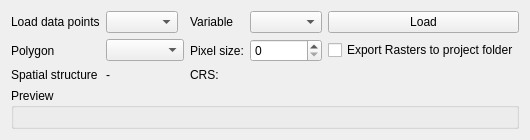
     <widget class="QWidget" name="tabData">
      <attribute name="title">
       <string>Data</string>
      </attribute>
      <layout class="QVBoxLayout" name="verticalLayout_data">
       <item>
        <layout class="QGridLayout" name="gridLayout_data">
         <item row="0" column="1">
          <widget class="QComboBox" name="cmbPointsLayer"/>
         </item>
         <item row="1" column="1" colspan="2">
          <widget class="QComboBox" name="cmbPolygonLayer"/>
         </item>
         <item row="0" column="0">
          <widget class="QLabel" name="lblPointsLayer">
           <property name="text">
            <string>Load data points</string>
           </property>
          </widget>
         </item>
         <item row="0" column="4">
          <widget class="QComboBox" name="cmbVariable"/>
         </item>
         <item row="0" column="5">
          <widget class="QPushButton" name="btnLoad">
           <property name="text">
            <string>Load</string>
           </property>
          </widget>
         </item>
         <item row="1" column="0">
          <widget class="QLabel" name="lblPolygonLayer">
           <property name="text">
            <string>Polygon</string>
           </property>
          </widget>
         </item>
         <item row="0" column="3">
          <widget class="QLabel" name="lblVariable">
           <property name="text">
            <string>Variable</string>
           </property>
          </widget>
         </item>
         <item row="1" column="3">
          <widget class="QLabel" name="lblPixelSize">
           <property name="text">
            <string>Pixel size:</string>
           </property>
          </widget>
         </item>
         <item row="1" column="4">
          <widget class="QSpinBox" name="spinPixelSize"/>
         </item>
         <item row="1" column="5">
          <widget class="QCheckBox" name="chkExportRaster">
           <property name="text">
            <string>Export Rasters to project folder</string>
           </property>
          </widget>
         </item>
         <item row="2" column="0">
          <widget class="QLabel" name="lblSpatialStructure">
           <property name="maximumSize">
            <size>
             <width>200</width>
             <height>20</height>
            </size>
           </property>
           <property name="text">
            <string>Spatial structure</string>
           </property>
          </widget>
         </item>
         <item row="2" column="1" colspan="2">
          <widget class="QLabel" name="lblMoranIndexValue">
           <property name="text">
            <string>-</string>
           </property>
          </widget>
         </item>
         <item row="2" column="3" colspan="3">
          <widget class="QLabel" name="lblDataCrsValue">
           <property name="text">
            <string>CRS:</string>
           </property>
          </widget>
         </item>
        </layout>
       </item>
       <item>
        <widget class="QGroupBox" name="groupDataPreview">
         <property name="title">
          <string>Preview</string>
         </property>
         <layout class="QVBoxLayout" name="verticalLayout_preview">
          <item>
           <widget class="QWidget" name="canvasData" native="true"/>
          </item>
         </layout>
        </widget>
       </item>
      </layout>
     </widget>
